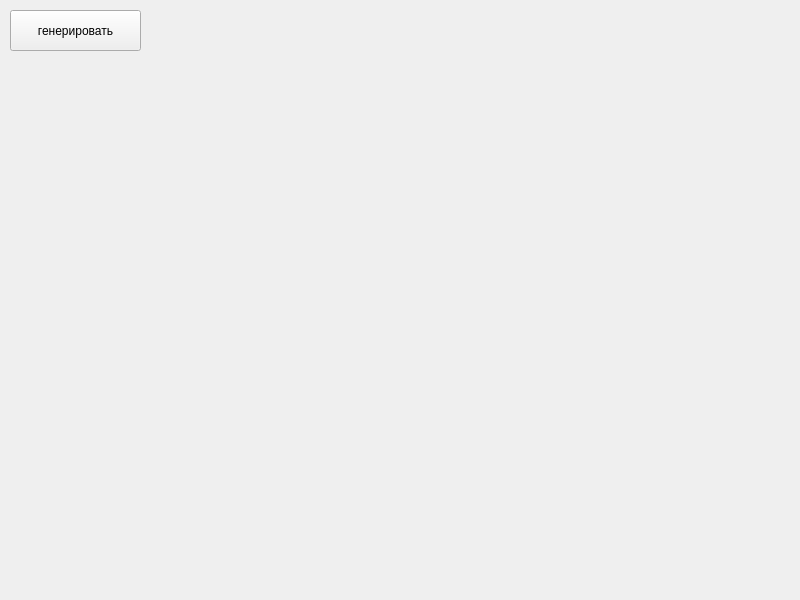
<?xml version="1.0" encoding="UTF-8"?>
<ui version="4.0">
 <class>MainWindow</class>
 <widget class="QMainWindow" name="MainWindow">
  <property name="geometry">
   <rect>
    <x>0</x>
    <y>0</y>
    <width>800</width>
    <height>600</height>
   </rect>
  </property>
  <property name="windowTitle">
   <string>MainWindow</string>
  </property>
  <widget class="QWidget" name="centralwidget">
   <widget class="QPushButton" name="generate">
    <property name="geometry">
     <rect>
      <x>10</x>
      <y>10</y>
      <width>131</width>
      <height>41</height>
     </rect>
    </property>
    <property name="text">
     <string>генерировать</string>
    </property>
   </widget>
  </widget>
 </widget>
 <resources/>
 <connections/>
</ui>
